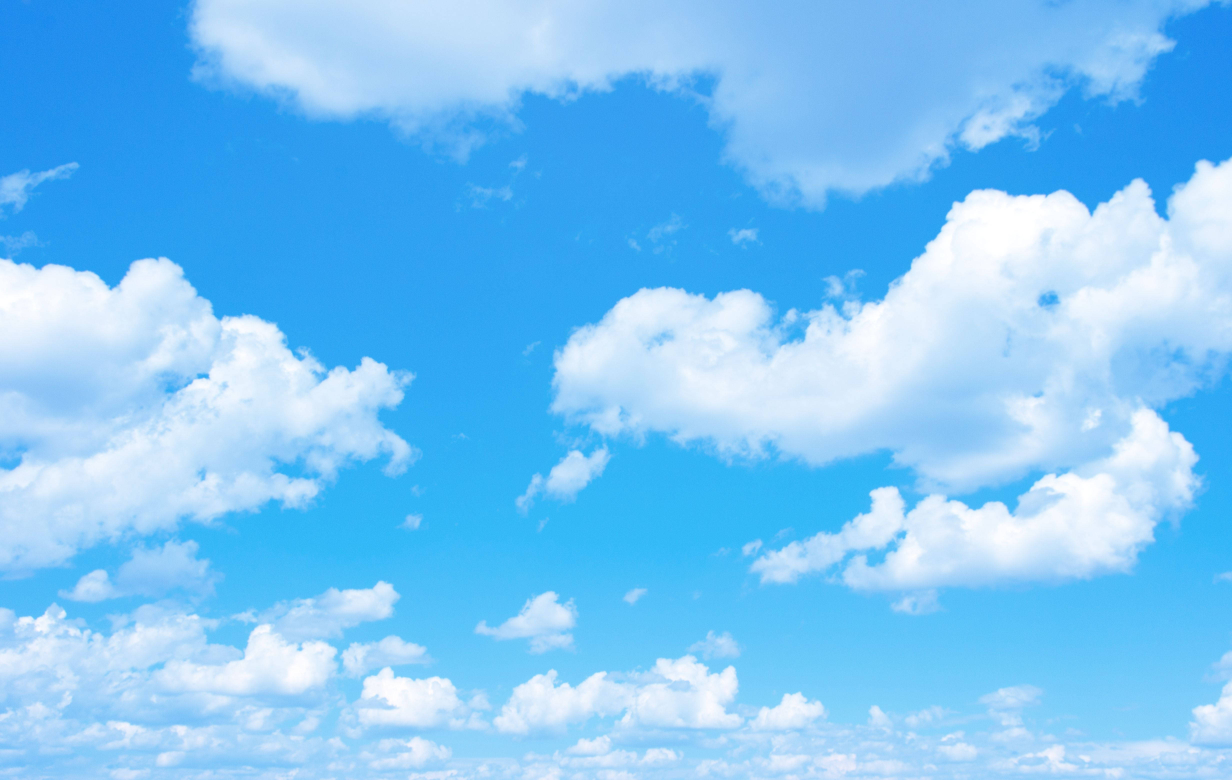
#> input picture 34.color_images/inputs/sky.jpg, 4928 x 3120 px (shown at 1/4 size)
$ python 2.rainbow.py
#> lines starting #> are read from the running program, lines starting #| are printed output that depends on the picture
import cv2
import numpy as np


img = cv2.imread('inputs/sky.jpg')
#> img is the input picture: shape (3120, 4928, 3); mean B, G, R 247, 197, 124.5

img = cv2.resize(img, (1000, 600))
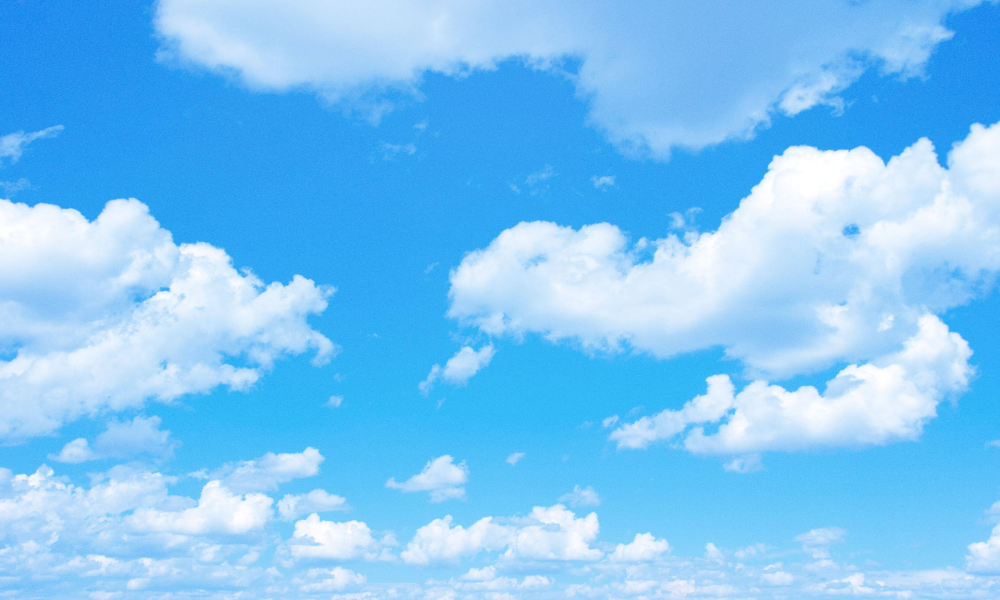
#> img: shape (600, 1000, 3); mean B, G, R 247, 197, 124.4
result = cv2.resize(img, (1000, 600))


cv2.circle(result, (500,600), 500, (0,0,255), -1)
cv2.circle(result, (500,600), 470, (0,127,255), -1)
cv2.circle(result, (500,600), 440, (0,255,255), -1)
cv2.circle(result, (500,600), 410, (0,255,0), -1)
cv2.circle(result, (500,600), 380, (255,0,0), -1)
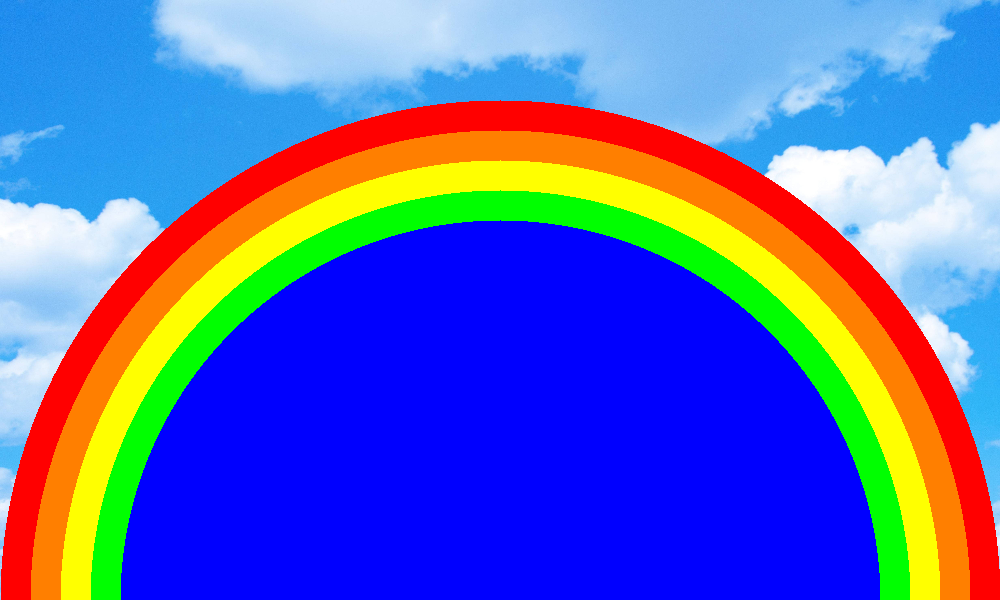
#> result: shape (600, 1000, 3); mean B, G, R 181.1, 107.1, 95.2
cv2.circle(result, (500,600), 350, (255,0,127), -1)
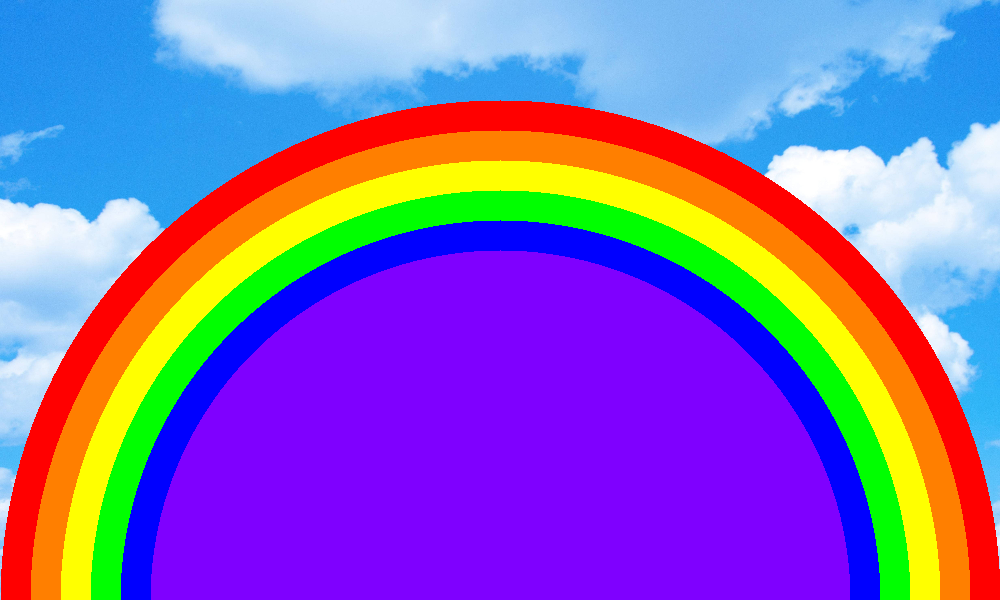
#> result: shape (600, 1000, 3); mean B, G, R 181.1, 107.1, 135.8
cv2.circle(result, (500,600), 320, (255,0,255), -1)
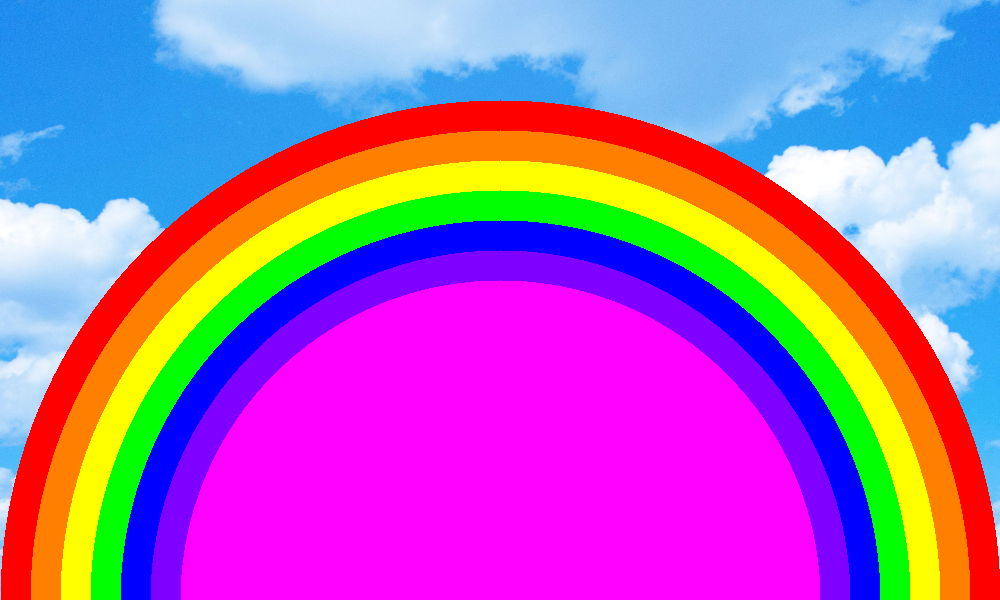
#> result: shape (600, 1000, 3); mean B, G, R 181.1, 107.1, 170.1
cv2.circle(result, (500,600), 290, (255,255,255), -1)
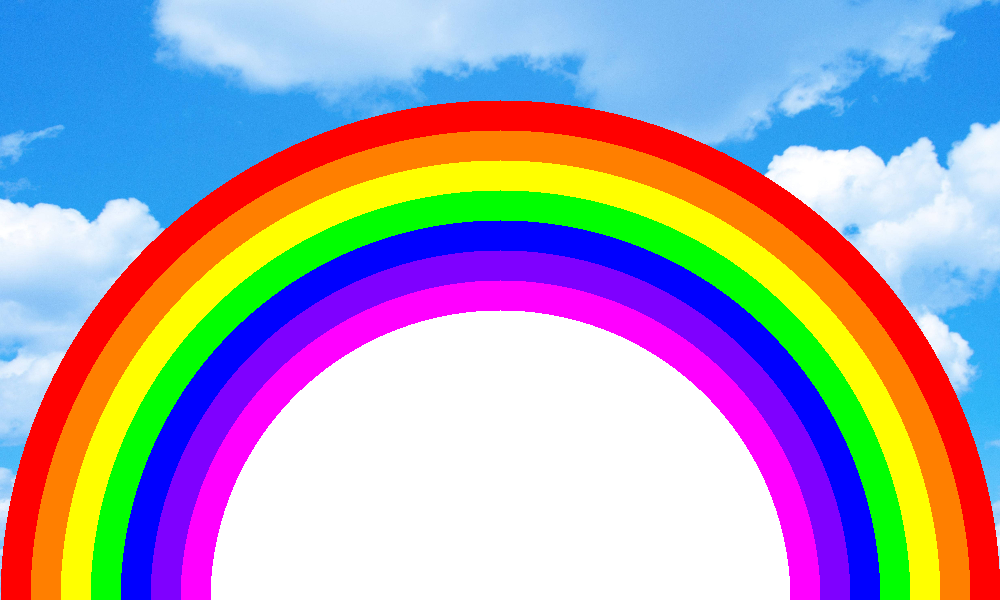
#> result: shape (600, 1000, 3); mean B, G, R 181.1, 163.2, 170.1

test = cv2.cvtColor(result, cv2.COLOR_BGR2GRAY)
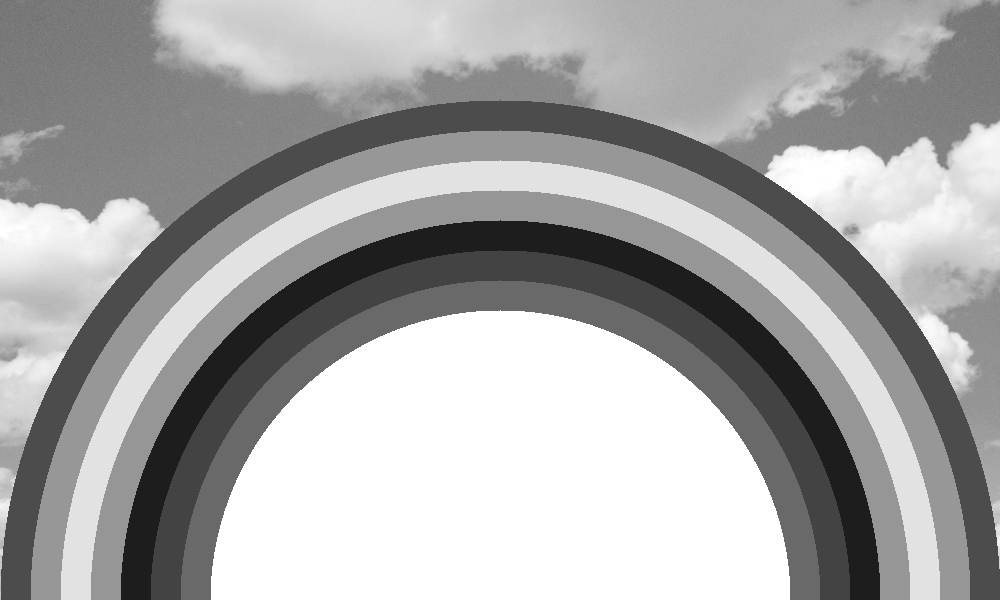
#> test: shape (600, 1000); min 29, max 255, mean 167.3
for i in range(img.shape[0]):
    for j in range(img.shape[1]):
        if test[i, j] == 255:
            result[i,j] = img[i, j]
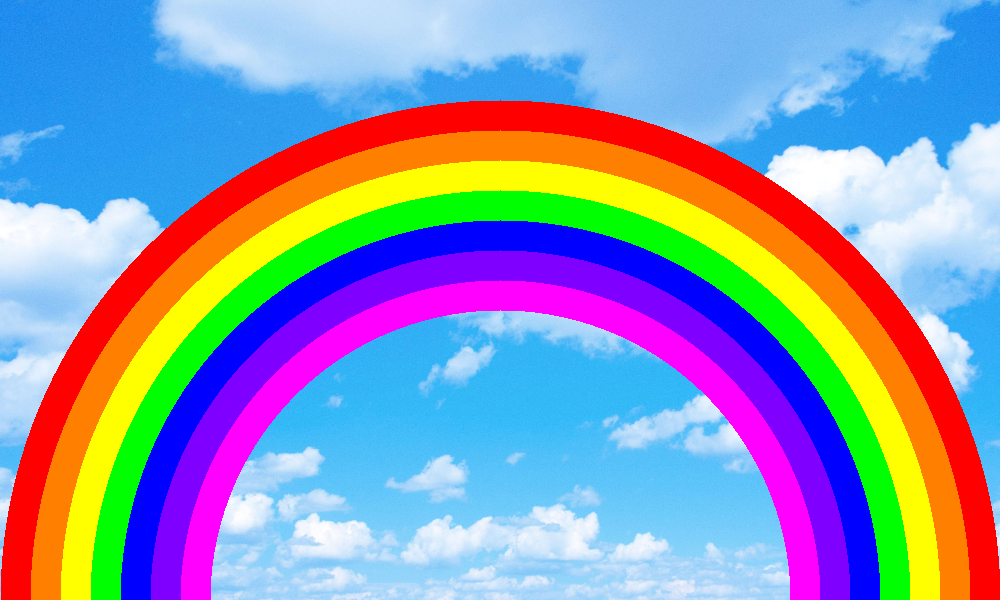
#> result: shape (600, 1000, 3); mean B, G, R 179.7, 151.9, 141.1


cv2.imwrite('outputs/rainbow.jpg', result)
